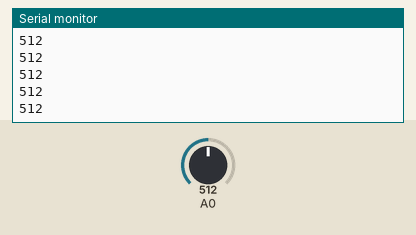
Recording of a sketch running on a simulated Arduino Uno, built with avr-gcc and run on an emulated ATmega328P. Shown: the last lines printed to the serial monitor. The inputs (shaded band) are chosen by the test bench; at power-on: A0 = 512.

Above: at 1.2 s.
1.3 s: A0 set to 716
At 2.2 s:
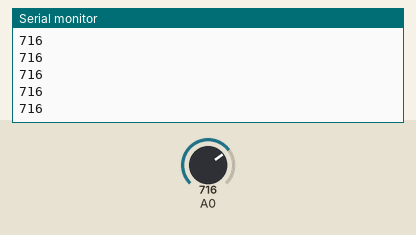
2.8 s: A0 set to 900
At 3.9 s:
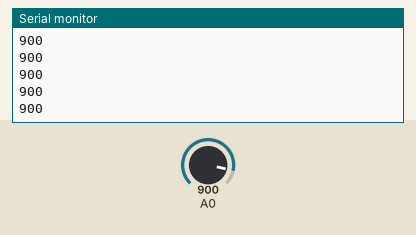
Timing chart, 0 to 5.8 s (numbered marks = the images above; inputs shaded):
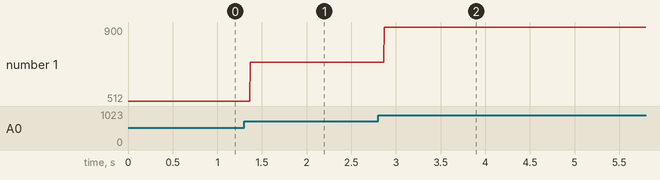

Measured:
- after the input at 1.3 s, the serial monitor: prints a new line after 0.07 s (image 1)
- after the input at 2.8 s, the serial monitor: prints a new line after 0.07 s (image 2)
- plotted number 1: 512 → 716 after the input at 1.3 s, 716 → 900 after the input at 2.8 s

The sketch:

Node_MCU_Read.ino
```cpp
void setup() {
  // initialize serial communication at 9600 bits per second:
  Serial.begin(9600);
}

// the loop routine runs over and over again forever:
void loop() {
  // read the input on analog pin 0:
  int sensorValue = (analogRead(A0));
  // print out the value you read:
  Serial.println(sensorValue);
  delay(1);        // delay in between reads for stability
}
```
